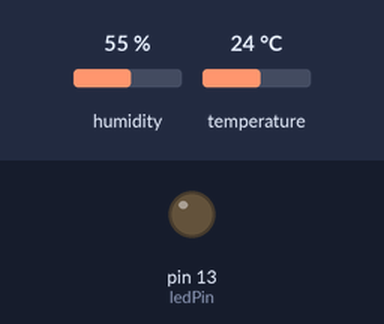
A sketch run on a simulated Arduino Uno, built with avr-gcc and run on an emulated ATmega328P. Parts: output pins drawn as LEDs (lit = HIGH). Wiring (inferred from the names in the program): DHT22 sensor: data pin 11. The test bench sets the inputs (shaded band); at power-on: humidity 55 %, temperature 24 °C. Random numbers use the default seed unless the sketch sets one; no radio packets arrive unless stated; what the sketch prints to the serial monitor is not drawn.

Above: at 0.2 s.
At 38.4 s:
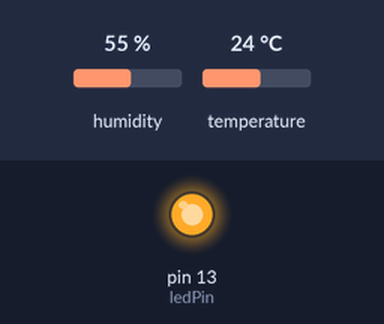
Timing chart, 0 to 40.0 s (numbered marks = the images above):
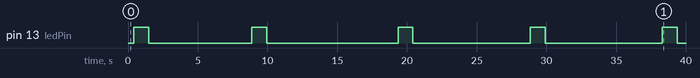

Measured:
- by itself, pin 13 (ledPin): LOW → HIGH at 0.41 s, → LOW 1.1 s later, → HIGH 7.4 s later, → LOW 1.1 s later, … (10 changes in this stretch)

The sketch:

wireless_tx_analog.ino
```cpp
#include <RH_ASK.h>
#include <SPI.h> // Not actually used but needed to compile
#include <ArduinoJson.h>
#include <DHT.h>

#define MYID "board_tx_00"      //the ID number of this board.  Change this for each board you flash.
#define TRANSPIN 12  //what pin to transmit on
#define ledPin 13 //Onboard LED = digital pin 13
#define DHTPIN 11 // pin for DHT sensor

#define DHTTYPE DHT22

DHT dht(DHTPIN, DHTTYPE);

RH_ASK driver;

void setup(){
  Serial.begin(9600);   // Debugging only

   dht.begin();
   pinMode(ledPin,OUTPUT);
    if (!driver.init()){
      Serial.println("init failed");
    }
}

int ftoa(char *a, float f)  //translates floating point readings into strings to send over the air
{
  int left=int(f);
  float decimal = f-left;
  int right = decimal *100; //2 decimal points
  if (right > 10) {  //if the decimal has two places already. Otherwise
    sprintf(a, "%d.%d",left,right);
  } else {
    sprintf(a, "%d.0%d",left,right); //pad with a leading 0
  }
}

int xmitMessage(char *msg){
  //const char *msg = "Hello World!";
    digitalWrite(LED_BUILTIN, true); // Flash an led to show transmitting
    driver.send((uint8_t *)msg, strlen(msg));
    driver.waitPacketSent();
    delay(1000);
    digitalWrite(LED_BUILTIN, false); // Flash an led to show transmitting
}

JsonObject& buildJSON(float temp, float humid){
  // Memory pool for JSON object tree.
  //
  // Inside the brackets, 200 is the size of the pool in bytes.
  // Don't forget to change this value to match your JSON document.
  // Use arduinojson.org/assistant to compute the capacity.
  StaticJsonBuffer<200> jsonBuffer;

  // Create the root of the object tree.
  //
  // It's a reference to the JsonObject, the actual bytes are inside the
  // JsonBuffer with all the other nodes of the object tree.
  // Memory is freed when jsonBuffer goes out of scope.
  JsonObject& root = jsonBuffer.createObject();
  // Add values in the object
  //
  // Most of the time, you can rely on the implicit casts.
  // In other case, you can do root.set<long>("time", 1351824120);
  root["sensor"] = MYID;
  // Add values in the object
  root["time"] = millis();

   // Add a nested array.
  //
  // It's also possible to create the array separately and add it to the
  // JsonObject but it's less efficient.
  root["temperature"] = temp;
  root["humidity"] = humid;
  root.printTo(Serial);
  return root;
}


void loop(){
  char message[50];
  // Reading temperature or humidity takes about 250 milliseconds!
  // Sensor readings may also be up to 2 seconds 'old' (its a very slow sensor)
  float h = dht.readHumidity();
  float t = dht.readTemperature();
  float tf = t * 1.8 +32;  //Convert from C to F*/

//build the message
  char temp[6]; //2 int, 2 dec, 1 point, and \0
  char hum[6];
  /*if (UNIT == 0 ){  //choose the right unit F or C
    ftoa(temp,tf);
  }
  else {
    ftoa(temp,t);
  }*/
  ftoa(temp,t);
  ftoa(hum,h);

  // check if returns are valid, if they are NaN (not a number) then something went wrong!
    if (isnan(t) || isnan(h)) {
      sprintf(message, "ID:%d:TS:%lu:ER:ERROR\0", MYID, millis());  //millis provides a stamp for deduping if signal is repeated
      Serial.println("Failed to read from DHT");
      xmitMessage(message);
    } else {
      JsonObject& jsonData = buildJSON(t, h);
      Serial.print("Humidity: ");
      Serial.print(h);
      Serial.print(" %\t");
      Serial.print("Temperature: ");
      Serial.print(t);
      Serial.println(" *C");
      Serial.print("Sending Message: ");
      sprintf(message, "ID:%d:TS:%lu:TC:%s:RH:%s\0", MYID, millis(), temp, hum);  //millis provides a stamp for deduping if signal is repeated
      jsonData.printTo(Serial);
      char jsonChar[100];
      jsonData.printTo((char*)jsonChar, jsonData.measureLength() + 1);
      xmitMessage(jsonChar);  //message will not be sent if there is an error
    }
    unsigned long randNumber = random(5,10); //1 to 2 minutes to delay
    unsigned long sleepTime=randNumber*1000;
    //Serial.print("Sleeping ");
    //Serial.print(sleepTime);
    //Serial.println(" miliseconds");
    delay(sleepTime);  //Sleep randomly to avoid cross talk with another unit
}
```
